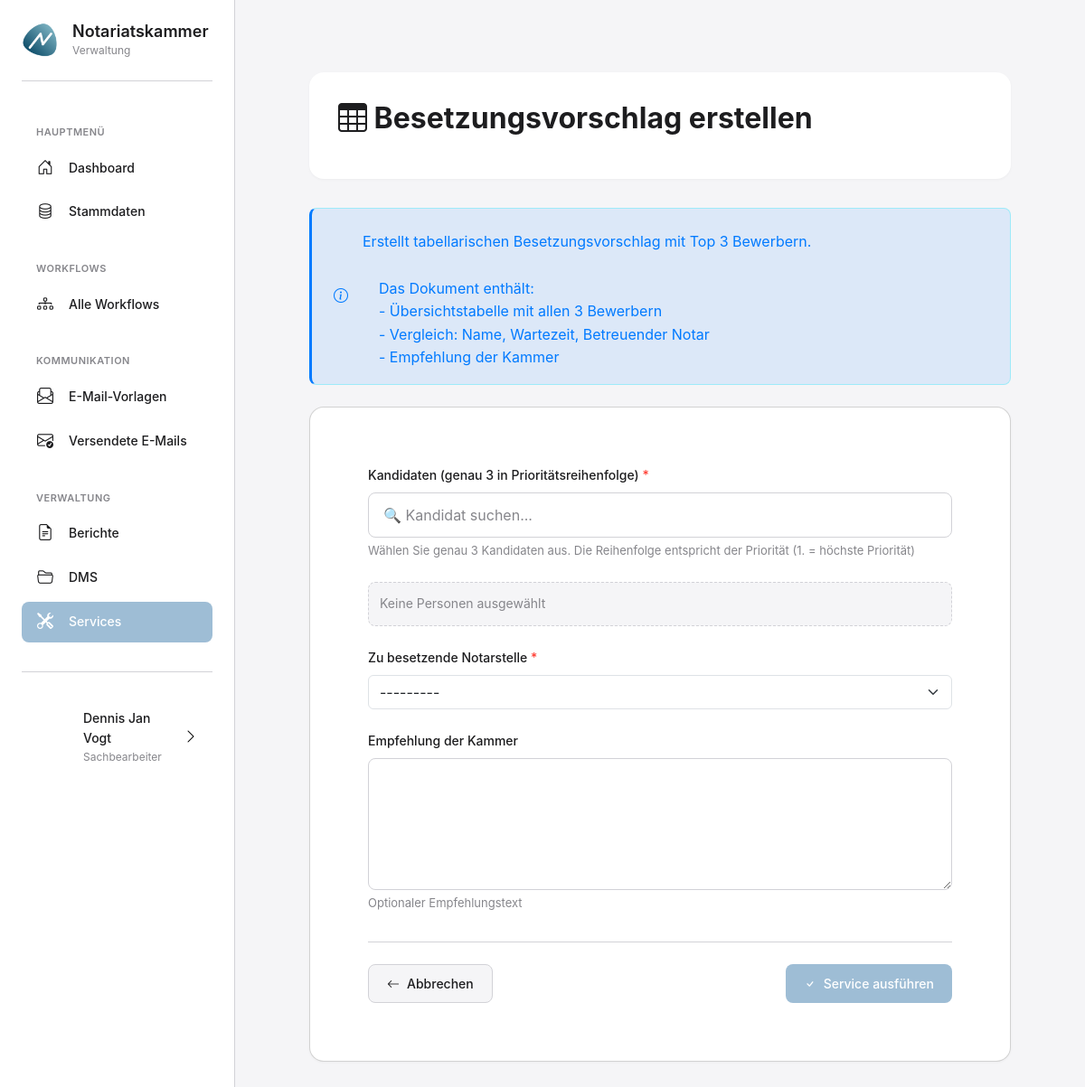
/services/besetzungsvorschlag_erstellen/ausfuehren/ (signed in), run on the app's committed database.
### apps/benutzer/models.py (models this page shows, shortened)
class KammerBenutzer(AbstractUser):
    ROLLEN = [
        ('admin', 'Administrator'),
        ('sachbearbeiter', 'Sachbearbeiter'),
        ('leitung', 'Leitung'),
    ]
    rolle = models.CharField(
        max_length=20,
        choices=ROLLEN,
        default='sachbearbeiter',
        verbose_name='Rolle'
    )
    abteilung = models.CharField(
        max_length=100,
        blank=True,
        verbose_name='Abteilung',
        help_text='z.B. "Zulassungen", "Aufsicht", "Allgemein"'
    )
    telefon = models.CharField(
        max_length=50,
        blank=True,
        verbose_name='Telefon'
    )
    profilbild = models.ImageField(
        upload_to='profilbilder/',
        blank=True,
        null=True,
        verbose_name='Profilbild',
        help_text='Profilbild des Benutzers'
    )
    class Meta:
        verbose_name = 'Kammermitarbeiter'
        verbose_name_plural = 'Kammermitarbeiter'
        ordering = ['last_name', 'first_name']

### apps/services/models.py (models this page shows, shortened)
class ServiceDefinition(ZeitstempelModel, AktivModel):
    service_id = models.CharField(
        max_length=100,
        unique=True,
        verbose_name='Service-ID',
        help_text='Eindeutige ID im Code (z.B. "stammblatt_pdf_einzeln")'
    )
    name = models.CharField(
        max_length=200,
        verbose_name='Name',
        help_text='Benutzerfreundlicher Name'
    )
    beschreibung = models.TextField(
        verbose_name='Beschreibung',
        help_text='Was macht dieser Service? Wann nutzt man ihn?'
    )
    kategorie = models.ForeignKey(
        ServiceKategorie,
        on_delete=models.PROTECT,
        related_name='services',
        verbose_name='Kategorie'
    )
    icon = models.CharField(
        max_length=50,
        default='tools',
        verbose_name='Bootstrap Icon'
    )
    button_text = models.CharField(
        max_length=100,
        default='Service ausführen',
        verbose_name='Button-Text'
    )
    button_css_class = models.CharField(
        max_length=100,
        default='btn-primary',
        verbose_name='Button CSS-Klasse',
        help_text='z.B. "btn-primary", "btn-success", "btn-warning"'
    )
    erforderliche_rolle = models.CharField(
        max_length=50,
        blank=True,
        verbose_name='Erforderliche Rolle',
        help_text='Leer = alle; sonst z.B. "sachbearbeiter", "leitung"'
    )
    class Meta:
        verbose_name = 'Service-Definition'
        verbose_name_plural = 'Service-Definitionen'
        ordering = ['kategorie', 'name']
    def kann_benutzer_ausfuehren(self, benutzer):
        if not self.ist_aktiv:
            return False
        if not self.erforderliche_rolle:
            return True
        return benutzer.rolle == self.erforderliche_rolle

### apps/services/views.py (the view)
# urls.py: path('<str:service_id>/ausfuehren/', views.service_ausfuehren_view, name='service_ausfuehren'),
@login_required
def service_ausfuehren_view(request, service_id):
    from apps.services.forms import get_service_form_class
    service_def = get_object_or_404(
        ServiceDefinition,
        service_id=service_id,
        ist_aktiv=True
    )
    if not service_def.kann_benutzer_ausfuehren(request.user):
        messages.error(request, f"Keine Berechtigung für '{service_def.name}'")
        return redirect('service_katalog')
    try:
        service_class = service_registry.get(service_id)
    except KeyError:
        messages.error(request, f"Service '{service_id}' nicht registriert")
        return redirect('service_katalog')
    form_class = get_service_form_class(service_id)
    if not form_class:
        messages.error(request, f"Kein Formular für Service '{service_id}' definiert")
        return redirect('service_katalog')
    workflow_instanz = None
    workflow_instanz_id = request.GET.get('workflow_instanz_id')
    if workflow_instanz_id:
        from apps.workflows.models import WorkflowInstanz
        try:
            workflow_instanz = WorkflowInstanz.objects.get(id=workflow_instanz_id)
        except WorkflowInstanz.DoesNotExist:
            pass
    if request.method == 'POST':
        if service_id == 'unterlagen_an_referenten_senden' and workflow_instanz:
            form = form_class(request.POST, workflow_instanz=workflow_instanz)
        else:
            form = form_class(request.POST)
        if form.is_valid():
            parameter = {}
            if workflow_instanz:
                parameter['workflow_instanz'] = workflow_instanz
            if service_id == 'stammblatt_pdf_masse':
                parameter['anwaerter_ids'] = form.cleaned_data.get('anwaerter_ids', [])
            elif service_id == 'besetzungsvorschlag_erstellen':
                parameter['anwaerter_ids'] = form.cleaned_data.get('kandidaten_ids', [])
                parameter['notarstelle_id'] = form.cleaned_data['notarstelle'].pk
                if form.cleaned_data.get('empfehlung'):
                    parameter['empfehlung'] = form.cleaned_data['empfehlung']
            else:
                for field_name, value in form.cleaned_data.items():
                    if hasattr(value, 'pk'):
                        parameter[f'{field_name}_id'] = value.pk
                    elif hasattr(value, 'values_list'):
                        parameter[f'{field_name}_ids'] = list(value.values_list('id', flat=True))
                    else:
                        parameter[field_name] = value
            try:
                service_instance = service_class(benutzer=request.user, **parameter)
                ausfuehrung = service_instance.execute()
                messages.success(request, f"Service '{service_def.name}' erfolgreich ausgeführt!")
                return redirect('service_ausfuehrung_detail', ausfuehrung_id=ausfuehrung.id)
            except Exception as e:
                messages.error(request, f"Fehler: {str(e)}")
                logger.error(f"Service-Ausführung fehlgeschlagen: {e}", exc_info=True)
    else:
        if service_id == 'unterlagen_an_referenten_senden' and workflow_instanz:
            form = form_class(workflow_instanz=workflow_instanz)
        else:
            form = form_class()
    custom_templates = {
        'stammblatt_pdf_masse': 'services/stammblatt_pdf_masse.html',
        'besetzungsvorschlag_erstellen': 'services/besetzungsvorschlag.html',
    }
    template_name = custom_templates.get(service_id, 'services/service_ausfuehren.html')
    context = {
        'service': service_def,
        'form': form,
        'workflow_instanz': workflow_instanz
    }
    return render(request, template_name, context)

### apps/services/forms.py (shortened to what this page needs)
class BesetzungsvorschlagForm(forms.Form):
    kandidaten_ids = forms.CharField(
        required=True,
        widget=forms.HiddenInput(),
        label='Kandidaten (genau 3 in Prioritätsreihenfolge)',
        help_text='Wählen Sie genau 3 Kandidaten in Prioritätsreihenfolge'
    )
    notarstelle = forms.ModelChoiceField(
        queryset=Notarstelle.objects.filter(ist_aktiv=True),
        label='Zu besetzende Notarstelle',
        widget=forms.Select(attrs={'class': 'form-select'})
    )
    empfehlung = forms.CharField(
        required=False,
        label='Empfehlung der Kammer',
        help_text='Optionaler Empfehlungstext',
        widget=forms.Textarea(attrs={'class': 'form-control', 'rows': 5})
    )

### apps/notarstellen/models.py (called while the page is built)
    def __str__(self):
        return f"{self.bezeichnung} - {self.name}"

### apps/services/forms.py (called while the page is built)
def get_service_form_class(service_id):
    FORM_MAPPING = {
        'stammblatt_pdf_einzeln': StammblattPDFEinzelnForm,
        'stammblatt_pdf_masse': StammblattPDFMassenForm,
        'besetzungsvorschlag_erstellen': BesetzungsvorschlagForm,
        'strafregisterauszug_anfordern': StrafregisterauszugAnfordernForm,
        'unterlagen_an_referenten_senden': UnterlagenAnReferentenSendenForm,
        'anwaerter_zu_notar_befoerdern': AnwaerterZuNotarBefoerdernForm,
    }
    return FORM_MAPPING.get(service_id)

### apps/services/registry.py (called while the page is built)
    def get(self, service_id: str) -> Type:
        if service_id not in self._services:
            raise KeyError(
                f"Service '{service_id}' nicht gefunden. "
                f"Verfügbare Services: {', '.join(self._services.keys())}"
            )
        return self._services[service_id]

### templates/services/besetzungsvorschlag.html (shortened to what this page needs)
{% extends 'base_modern.html' %}
{% load static %}
{% block content %}
<div class="container" style="max-width: 800px; padding-top: var(--spacing-xl);">
    <div class="page-header" style="margin-bottom: var(--spacing-xl);">
        <div class="page-header-top">
            <div>
                <h1 class="page-title">
                    <i class="bi bi-{{ service.icon }}"></i> {{ service.name }}
                </h1>
            </div>
        </div>
    </div>
    {% if service.beschreibung %}
    <div class="alert alert-info" style="margin-bottom: var(--spacing-lg);">
        <i class="bi bi-info-circle"></i>
        <div style="white-space: pre-wrap; margin-top: 8px;">{{ service.beschreibung }}</div>
    </div>
    {% endif %}
    <div class="card">
        <div class="card-body" style="padding: var(--spacing-xl);">
            <form method="post">
                {% include 'includes/personen_autocomplete.html' with field_id="kandidaten-autocomplete" field_name="kandidaten_ids" filter_typ="kandidat" label="Kandidaten (genau 3 in Prioritätsreihenfolge)" required=True max_selections=3 show_order_indicators=True api_url="/api/personen-autocomplete/" help_text="Wählen Sie genau 3 Kandidaten aus. Die Reihenfolge entspricht der Priorität (1. = höchste Priorität)" placeholder="🔍 Kandidat suchen..." %}
                <div class="form-group" style="margin-bottom: var(--spacing-lg);">
                    <label class="form-label">
                        {{ form.notarstelle.label }} <span style="color: var(--danger);">*</span>
                    </label>
                    {{ form.notarstelle }}
                </div>
                <div class="form-group" style="margin-bottom: var(--spacing-lg);">
                    <label class="form-label">{{ form.empfehlung.label }}</label>
                    {{ form.empfehlung }}
                    {% if form.empfehlung.help_text %}
                    <small style="display: block; margin-top: 4px; font-size: 13px; color: var(--text-secondary);">
                        {{ form.empfehlung.help_text }}
                    </small>
                    {% endif %}
                </div>
                <div style="display: flex; justify-content: space-between; gap: var(--spacing-md); margin-top: var(--spacing-xl); padding-top: var(--spacing-lg); border-top: 1px solid var(--border-color);">
                    <a href="{% url 'service_katalog' %}" class="btn btn-secondary">
                        <i class="bi bi-arrow-left"></i> Abbrechen
                    </a>
                    <button type="submit" class="btn btn-primary">
                        <i class="bi bi-check"></i> Service ausführen
                    </button>
                </div>
            </form>
        </div>
    </div>
</div>
{% endblock %}

### templates/base_modern.html (shortened to what this page needs)
{% load static %}
<!DOCTYPE html>
<html lang="de">
<head>
    <link href="https://cdn.jsdelivr.net/npm/bootstrap@5.3.0/dist/css/bootstrap.min.css" rel="stylesheet">
    <link rel="stylesheet" href="https://cdn.jsdelivr.net/npm/bootstrap-icons@1.11.3/font/bootstrap-icons.min.css">
    <link rel="stylesheet" href="{% static 'css/modern-style.css' %}">
</head>
<body>
    <aside class="sidebar">
        <a href="{% url 'dashboard' %}" class="sidebar-logo" style="text-decoration: none; color: inherit; cursor: pointer;">
            <div class="sidebar-logo-icon">
                <img src="{% static 'images/logo.png' %}" alt="Notariatskammer Logo" style="width: 100%; height: 100%; object-fit: contain;">
            </div>
            <div class="sidebar-logo-text">
                <h1>Notariatskammer</h1>
                <p>Verwaltung</p>
            </div>
        </a>
        <nav class="sidebar-nav">
            <div class="sidebar-nav-section">
                <div class="sidebar-nav-section-title">Hauptmenü</div>
                <ul>
                    <li class="sidebar-nav-item">
                        <a href="{% url 'dashboard' %}" class="sidebar-nav-link {% if request.resolver_match.url_name == 'dashboard' %}active{% endif %}">
                            <i class="bi bi-house-door"></i>
                            <span>Dashboard</span>
                        </a>
                    </li>
                    <li class="sidebar-nav-item">
                        <button type="button" class="sidebar-nav-link {% if 'stammdaten' in request.path %}active{% endif %}" onclick="openStammdatenModal()">
                            <i class="bi bi-database"></i>
                            <span>Stammdaten</span>
                        </button>
                    </li>
                </ul>
            </div>
            <div class="sidebar-nav-section">
                <div class="sidebar-nav-section-title">Workflows</div>
                <ul>
                    <li class="sidebar-nav-item">
                        <a href="{% url 'workflow_liste' %}" class="sidebar-nav-link {% if 'workflows' in request.path and 'workflow_liste' in request.resolver_match.url_name %}active{% endif %}">
                            <i class="bi bi-diagram-3"></i>
                            <span>Alle Workflows</span>
                        </a>
                    </li>
                </ul>
            </div>
            <div class="sidebar-nav-section">
                <div class="sidebar-nav-section-title">Kommunikation</div>
                <ul>
                    <li class="sidebar-nav-item">
                        <a href="{% url 'vorlagen_liste' %}" class="sidebar-nav-link {% if 'vorlagen' in request.path %}active{% endif %}">
                            <i class="bi bi-envelope-paper"></i>
                            <span>E-Mail-Vorlagen</span>
                        </a>
                    </li>
                    <li class="sidebar-nav-item">
                        <a href="{% url 'gesendete_emails' %}" class="sidebar-nav-link {% if 'gesendete_emails' in request.resolver_match.url_name %}active{% endif %}">
                            <i class="bi bi-envelope-check"></i>
                            <span>Versendete E-Mails</span>
                        </a>
                    </li>
                </ul>
            </div>
            <div class="sidebar-nav-section">
                <div class="sidebar-nav-section-title">Verwaltung</div>
                <ul>
                    <li class="sidebar-nav-item">
                        <a href="{% url 'berichte_uebersicht' %}" class="sidebar-nav-link {% if 'berichte' in request.path %}active{% endif %}">
                            <i class="bi bi-file-earmark-text"></i>
                            <span>Berichte</span>
                        </a>
                    </li>
                    <li class="sidebar-nav-item">
                        <a href="/dms/" class="sidebar-nav-link {% if 'dms' in request.path %}active{% endif %}">
                            <i class="bi bi-folder2-open"></i>
                            <span>DMS</span>
                        </a>
                    </li>
                    <li class="sidebar-nav-item">
                        <a href="{% url 'service_katalog' %}" class="sidebar-nav-link {% if 'services' in request.path %}active{% endif %}">
                            <i class="bi bi-tools"></i>
                            <span>Services</span>
                        </a>
                    </li>
                </ul>
            </div>
        </nav>
        <div class="user-menu">
            <button class="user-menu-button" type="button" onclick="toggleUserProfileMenu(event)">
                <div class="user-avatar" {% if user.profilbild %}style="background-image: url('{{ user.profilbild.url }}'); background-size: cover; background-position: center; font-size: 0;"{% endif %}>
                </div>
                <div class="user-info">
                    <div class="user-name">{{ user.get_full_name|default:user.username }}</div>
                    <div class="user-role">{{ user.get_rolle_display|default:"Benutzer" }}</div>
                </div>
                <i class="bi bi-chevron-right"></i>
            </button>
        </div>
    </aside>
    <main class="main-content">
        {% block content %}{% endblock %}
    </main>
</body>
</html>

### data on the page
KammerBenutzer: get_full_name "Dennis Jan Vogt", rolle "Sachbearbeiter"
ServiceDefinition: name "Besetzungsvorschlag erstellen", beschreibung "Erstellt tabellarischen Besetzungsvorschlag mit Top 3 Bewerbern. Das Dokument enthält: - Übersichtstabelle mit allen 3 Bewerbern - Vergleich: Name, Wartezeit, Betreuender Notar - Empfehlung der Kammer"

### other printed values
{{ label }} "Kandidaten (genau 3 in Prioritätsreihenfolge)"
{{ help_text|default:"Tippen Sie, um zu suchen..." }} "Wählen Sie genau 3 Kandidaten aus. Die Reihenfolge entspricht der Priorität (1. = höchste Priorität)"
